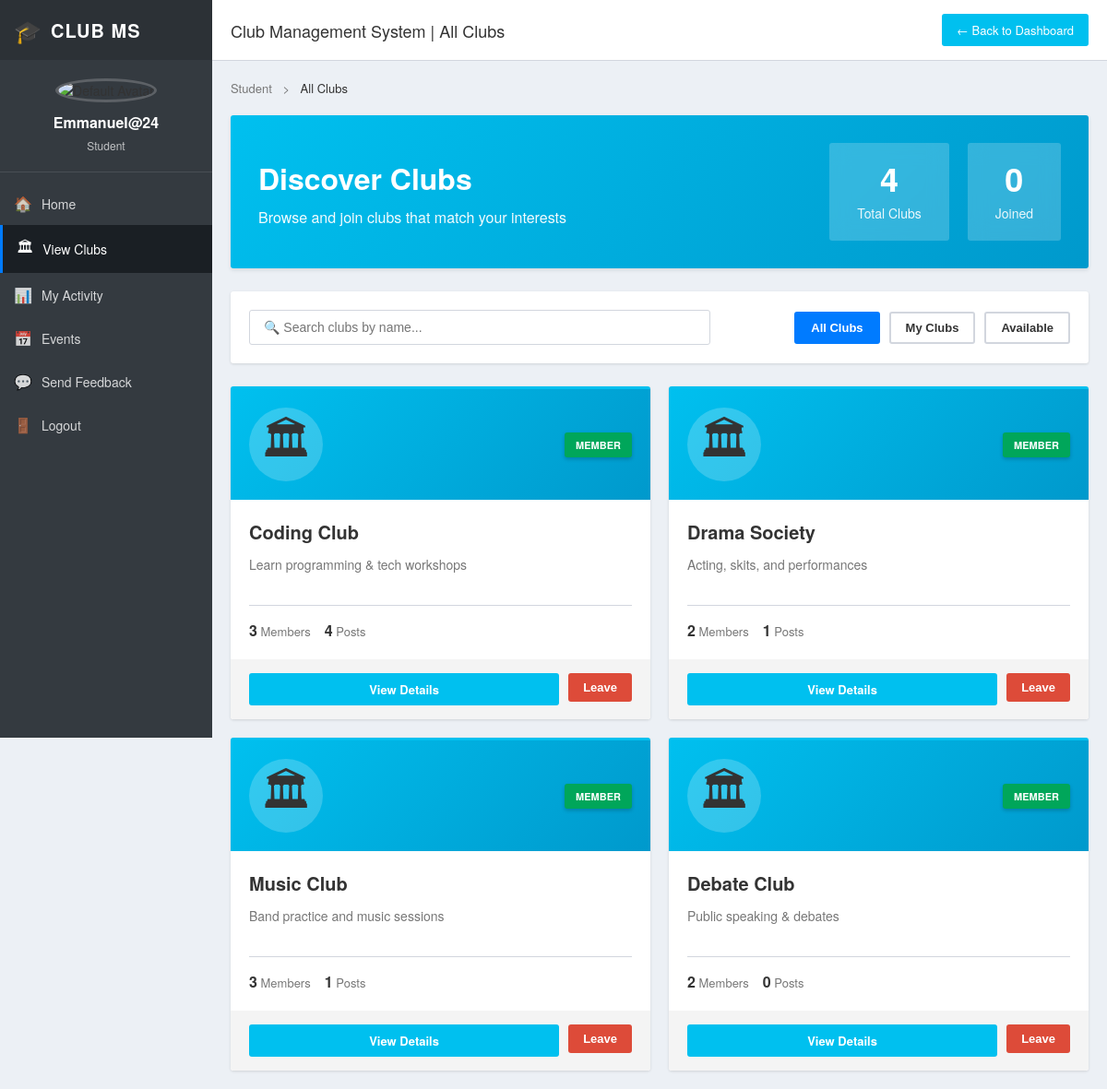
/clubs/clubs/ (signed in), run on the app's committed database.
### users/models.py (models this page shows, shortened)
class Profile(models.Model):
    ROLE_CHOICES = [
        ("student", "Student"),
        ("lecturer", "Lecturer"),
        ("admin", "Admin"),
    ]
    user = models.OneToOneField(User, on_delete=models.CASCADE)
    role = models.CharField(max_length=20, choices=ROLE_CHOICES)
    name = models.CharField(max_length=100)

### clubs/models.py (models this page shows, shortened)
class Club(models.Model):
    name = models.CharField(max_length=100)
    description = models.TextField()
    meeting_time = models.CharField(max_length=100)
    logo = models.ImageField(upload_to="club_logos/", blank=True, null=True)
    members = models.ManyToManyField(
        settings.AUTH_USER_MODEL,
        related_name="clubs",
        blank=True
    )

### clubs/views.py (the view)
# urls.py: path('clubs/', views.club_list, name='club_list'),
@login_required
def club_list(request):
    clubs = Club.objects.all()
    return render(request, "clubs/club_list.html", {"clubs": clubs})

### clubs/templates/clubs/club_list.html (shortened to what this page needs)
{% load static %}
<!DOCTYPE html>
<html lang="en">
<head>
    {% if user.profile.role == 'student' %}
    <link rel="stylesheet" href="{% static 'css/student_dashboard.css' %}?v=3">
    {% else %}
    <link rel="stylesheet" href="{% static 'css/lecturer_dashboard.css' %}?v=1">
    {% endif %}
    <link rel="stylesheet" href="{% static 'css/club_list.css' %}">
</head>
<body>
<div class="dashboard-wrapper">
    <aside class="sidebar">
        <div class="sidebar-header">
            <div class="logo-section">
                <span class="logo-icon">🎓</span>
                <span class="logo-text">CLUB MS</span>
            </div>
        </div>
        <div class="user-profile">
            {% if user.profile.avatar %}
                <img src="{{ user.profile.avatar.url }}" alt="{{ user.profile.name }}" class="sidebar-avatar">
            {% else %}
                <img src="{% static 'images/default-avatar.png' %}" alt="Default Avatar" class="sidebar-avatar">
            {% endif %}
            <h3>{{ user.profile.name }}</h3>
            <p class="sidebar-role">{{ user.profile.role|title }}</p>
        </div>
        <nav class="sidebar-nav">
            <ul>
                {% if user.profile.role == 'student' %}
                    <li><a href="{% url 'student_dashboard' %}"><span class="nav-icon">🏠</span> Home</a></li>
                    <li><a href="{% url 'club_list' %}" class="active"><span class="nav-icon">🏛</span> View Clubs</a></li>
                    <li><a href="{% url 'my_activity' %}"><span class="nav-icon">📊</span> My Activity</a></li>
                    <li><a href="{% url 'events_list' %}"><span class="nav-icon">📅</span> Events</a></li>
                    <li><a href="{% url 'send_feedback' %}"><span class="nav-icon">💬</span> Send Feedback</a></li>
                {% endif %}
                <li>
                    <form id="logout-form" action="{% url 'logout' %}" method="post" style="display:inline;">
                        <button type="submit" class="sidebar-link-btn">
                            <span class="nav-icon">🚪</span> Logout
                        </button>
                    </form>
                </li>
            </ul>
        </nav>
    </aside>
    <main class="dashboard-main">
        <header class="top-header">
            <div class="header-left">
                <h1 class="page-title">Club Management System | All Clubs</h1>
            </div>
            <div class="header-right">
                {% if user.profile.role == 'student' %}
                <a href="{% url 'student_dashboard' %}" class="btn-back">← Back to Dashboard</a>
                {% else %}
                <a href="{% url 'lecturer_dashboard' %}" class="btn-back">← Back to Dashboard</a>
                {% endif %}
            </div>
        </header>
        <div class="dashboard-content">
            <div class="breadcrumb">
                {% if user.profile.role == 'student' %}
                    <a href="{% url 'student_dashboard' %}">Student</a>
                {% else %}
                    <a href="{% url 'lecturer_dashboard' %}">Lecturer</a>
                {% endif %}
                <span class="separator">></span>
                <span class="current">All Clubs</span>
            </div>
            <div class="page-header">
                <div class="header-content">
                    <h1>{% if user.profile.role == 'student' %}Discover Clubs{% else %}All Clubs{% endif %}</h1>
                    <p>{% if user.profile.role == 'student' %}Browse and join clubs that match your interests{% else %}View and manage all student clubs{% endif %}</p>
                </div>
                <div class="header-stats">
                    <div class="stat-badge">
                        <span class="stat-number">{{ clubs.count }}</span>
                        <span class="stat-label">Total Clubs</span>
                    </div>
                    {% if user.profile.role == 'student' %}
                    <div class="stat-badge">
                        <span class="stat-number">{{ user_clubs_count|default:0 }}</span>
                        <span class="stat-label">Joined</span>
                    </div>
                    {% endif %}
                </div>
            </div>
            <section class="filter-section">
                <div class="search-box">
                    <input type="text" id="searchInput" placeholder="🔍 Search clubs by name..." onkeyup="filterClubs()">
                </div>
                {% if user.profile.role == 'student' %}
                <div class="filter-actions">
                    <button class="filter-btn active" onclick="filterByStatus('all')">All Clubs</button>
                    <button class="filter-btn" onclick="filterByStatus('joined')">My Clubs</button>
                    <button class="filter-btn" onclick="filterByStatus('available')">Available</button>
                </div>
                {% endif %}
            </section>
            <section class="clubs-grid">
                {% for club in clubs %}
                <div class="club-card" data-status="{% if user in club.members.all %}joined{% else %}available{% endif %}">
                    <div class="club-card-header">
                        <div class="club-icon">🏛</div>
                        {% if user.profile.role == 'student' and user in club.members.all %}
                            <span class="member-badge">Member</span>
                        {% endif %}
                    </div>
                    <div class="club-card-body">
                        <h3 class="club-name">{{ club.name }}</h3>
                        <p class="club-description">{{ club.description|truncatewords:20 }}</p>
                        <div class="club-stats-row">
                            <span class="stat-item">
                                <strong>{{ club.members.count }}</strong> Members
                            </span>
                            <span class="stat-item">
                                <strong>{{ club.posts.count }}</strong> Posts
                            </span>
                        </div>
                    </div>
                    <div class="club-card-footer">
                        <a href="{% url 'club_detail' club.id %}" class="btn btn-view">View Details</a>
                        {% if user.profile.role == 'student' %}
                        <form method="post" action="{% url 'toggle_membership' club.id %}?next=club_list" style="display:inline;">
                            {% if user in club.members.all %}
                                <button type="submit" class="btn btn-leave">Leave</button>
                            {% else %}
                                <button type="submit" class="btn btn-join">Join</button>
                            {% endif %}
                        </form>
                        {% endif %}
                    </div>
                </div>
                {% empty %}
                <div class="empty-state">
                    <div class="empty-icon">🏛</div>
                    <h2>No Clubs Available</h2>
                    <p>There are currently no clubs to display.</p>
                </div>
                {% endfor %}
            </section>
        </div>
    </main>
</div>
</body>
</html>

### data on the page
Club: shows "MEMBER", name "Coding Club", description "Learn programming & tech workshops", members.count "3", posts.count "4", shows "Leave"
Club: shows "MEMBER", name "Drama Society", description "Acting, skits, and performances", members.count "2", posts.count "1", shows "Leave"
Club: shows "MEMBER", name "Music Club", description "Band practice and music sessions", members.count "3", posts.count "1", shows "Leave"
Club: shows "MEMBER", name "Debate Club", description "Public speaking & debates", members.count "2", posts.count "0", shows "Leave"

### other printed values
{{ user.profile.name }} "Emmanuel@24"
{{ user.profile.role|title }} "Student"
{{ clubs.count }} "4"
{{ user_clubs_count|default:0 }} "0"
